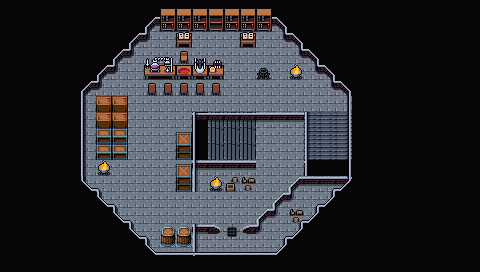

The image is a tile-based game level rendered from a .tmx file. Its description and source (layers, tilesets, objects; grid data summarised) follow:
An orthogonal 30x17 tile map with 16x16 px tiles, 6 tile layers (Collision, Background, Walls, Ornamental Walls, ...), 4 tilesets and 15 objects.

<map version="1.10" tiledversion="1.10.1" orientation="orthogonal" renderorder="right-down" width="30" height="17" tilewidth="16" tileheight="16" infinite="0" nextlayerid="10" nextobjectid="104">
 <editorsettings>
  <export target="wastetown..tmx" format="tmx" />
 </editorsettings>
 <properties>
  <property name="dungeonEffect">{
  "startBattleWithCard": [ "Favorable Winds" ],
}</property>
 </properties>
 <tileset firstgid="1" source="../../tileset/main.tsx" />
 <tileset firstgid="10113" source="../../tileset/buildings.tsx" />
 <tileset firstgid="11905" source="../../tileset/FarmFood.tsx" />
 <tileset firstgid="16001" source="../../tileset/dungeon.tsx" />
 <layer id="9" name="Collision" width="30" height="17">
  <data>[510 cells, 49 non-empty, 2 distinct tile ids]</data>
 </layer>
 <layer id="1" name="Background" width="30" height="17">
  <data>[510 cells, 508 non-empty, 4 distinct tile ids]</data>
 </layer>
 <layer id="2" name="Walls" width="30" height="17">
  <data>[510 cells, 372 non-empty, 21 distinct tile ids]</data>
 </layer>
 <layer id="7" name="Ornamental Walls" width="30" height="17">
  <data>[510 cells, 77 non-empty, 14 distinct tile ids]</data>
 </layer>
 <layer id="3" name="Clutter" width="30" height="17">
  <data>[510 cells, 48 non-empty, 27 distinct tile ids]</data>
 </layer>
 <layer id="8" name="AboveClutter" width="30" height="17">
  <properties>
   <property name="spriteLayer" type="bool" value="true" />
  </properties>
  <data>[510 cells, 23 non-empty, 12 distinct tile ids]</data>
 </layer>
 <objectgroup id="4" name="Objects">
  <object id="87" template="../../obj/door_down.tx" x="308.967" y="159.096" width="38.783" height="47.596">
   <properties>
    <property name="direction" value="up" />
    <property name="teleport" value="../common/maps/map/aerie/aerie_3.tmx" />
    <property name="teleportObjectId" value="87" />
   </properties>
  </object>
  <object id="89" template="../../obj/enemy.tx" x="186.598" y="216.593">
   <properties>
    <property name="enemy" value="Aerie Guard" />
    <property name="threatRange" type="int" value="40" />
    <property name="waypoints" value="98,99,100,99,98,95,101,97,101,95" />
   </properties>
  </object>
  <object id="90" template="../../obj/enemy.tx" x="141.25" y="138">
   <properties>
    <property name="enemy" value="Owl" />
    <property name="threatRange" type="int" value="30" />
    <property name="waypoints" value="96,95,94" />
   </properties>
  </object>
  <object id="91" template="../../obj/enemy.tx" x="261.5" y="61.25">
   <properties>
    <property name="enemy" value="Owl" />
    <property name="threatRange" type="int" value="30" />
    <property name="waypoints" value="94,97,96,95,94" />
   </properties>
  </object>
  <object id="93" template="../../obj/gold.tx" x="129.75" y="73.75" />
  <object id="94" template="../../obj/waypoint.tx" x="214.75" y="55.75" />
  <object id="95" template="../../obj/waypoint.tx" x="141" y="216.75" />
  <object id="96" template="../../obj/waypoint.tx" x="116.75" y="88.5" />
  <object id="97" template="../../obj/waypoint.tx" x="237.75" y="108.25" />
  <object id="98" template="../../obj/waypoint.tx" x="222.5" y="220.25" />
  <object id="99" template="../../obj/waypoint.tx" x="277.25" y="182" />
  <object id="100" template="../../obj/waypoint.tx" x="271.75" y="143.25" />
  <object id="101" template="../../obj/waypoint.tx" x="142" y="113.25" />
  <object id="102" template="../../obj/treasure.tx" x="303.75" y="202">
   <properties>
    <property name="reward">[
  {
      "type": "card",
      "probability": 1,
      "count": 1,
      "addMaxCount": 5,
      "colors": [
        "White",
        "Blue",
        "Green"
      ],
      "rarity": [
        "Common",
        "Rare",
        "Uncommon"
      ],
      "subTypes": [
        "Bird"
      ],
      "cardTypes": [
        "Creature"
      ]
    }
]</property>
   </properties>
  </object>
  <object id="103" template="../../obj/door_left.tx" x="212" y="160" width="35" height="39.5">
   <properties>
    <property name="direction" value="left" />
    <property name="teleport" value="../common/maps/map/aerie/aerie_0.tmx" />
    <property name="teleportObjectId" value="130" />
   </properties>
  </object>
 </objectgroup>
</map>
